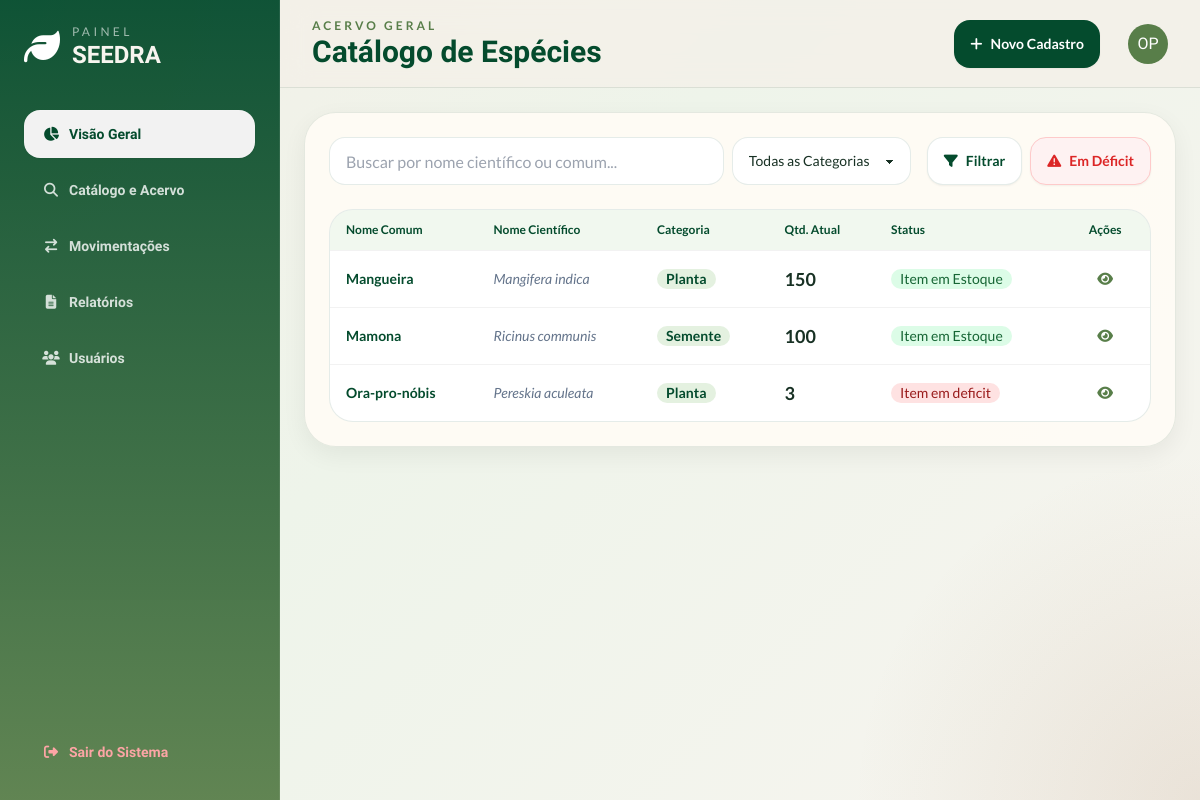
/catalogo (signed in), run on an earlier commit of the app's database.
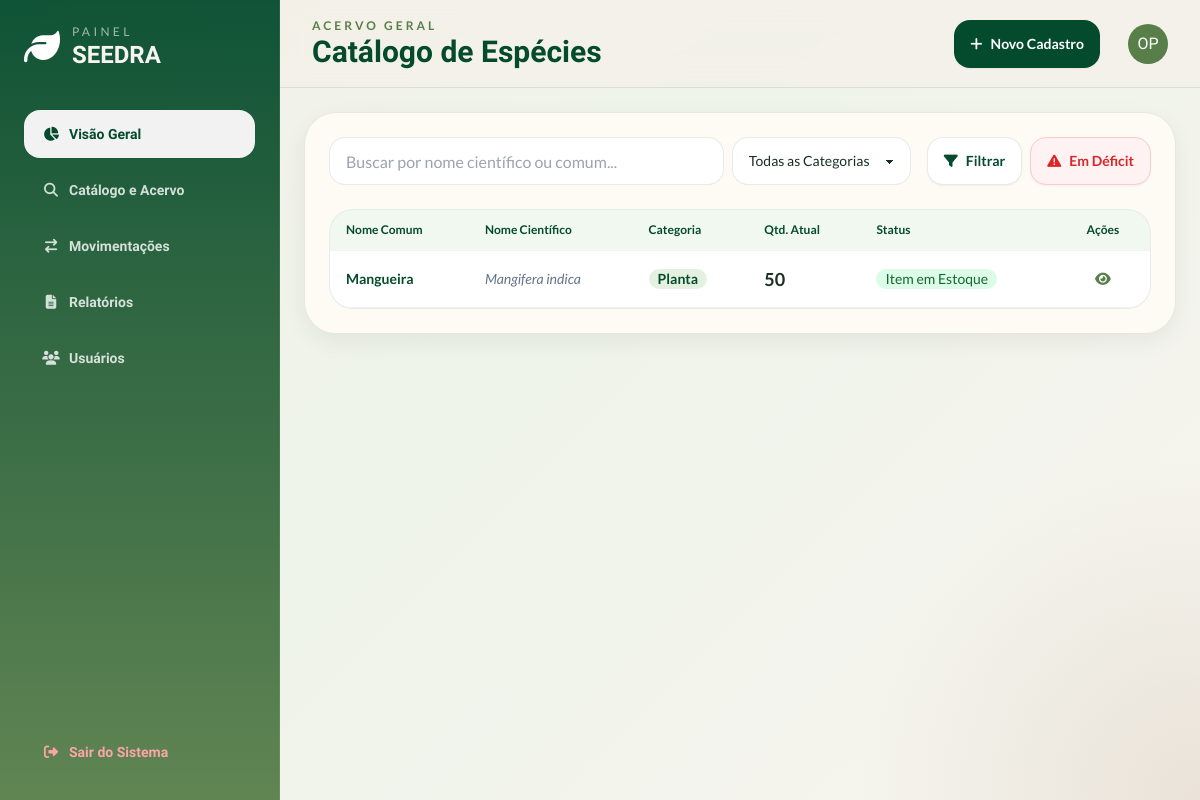
And on a later commit of the database.
### models.py (models this page shows)
class Item(db.Model):
    __tablename__= 'items'
    id = db.Column(db.Integer, primary_key = True)
    nome = db.Column(db.String(50), nullable = False, unique = True)
    quantidade = db.Column(db.Integer, nullable = True)
    n_cientifico = db.Column(db.String(50), nullable = False , unique = True)
    categoria = db.Column(db.String(20), nullable = False)
    deficit_limit = db.Column(db.Integer)
    obs = db.Column(db.Text)
    data_cadastro = db.Column(db.Date, nullable = False)
    movimentacoes = db.relationship('Movimentacao', backref = 'Item', lazy = True)
    def em_deficit(self):
        return self.quantidade < self.deficit_limit

### app.py (the view)
@app.route('/catalogo', methods=['GET'])
@login_required
def catalogo():
    itens = Item.query.all()
    itens_def = sum(1 for item in itens if item.em_deficit())
    return render_template('catalogo.html', itens=itens, itens_def=itens_def)

### app.py (called while the page is built)
def login_required(f):
  @wraps(f)
  def decorated_function(*args, **kwargs):
      if 'usuarios_id' not in session:
         flash("Faça login primeiro!", 'erro')
         return redirect(url_for('login'))
      return f(*args, **kwargs)
  return decorated_function

### templates/catalogo.html (shortened to what this page needs)
{% extends 'base.html' %}
{% block header_subtitle %}Acervo Geral{% endblock %}
{% block header_title %}Catálogo de Espécies{% endblock %}
{% block header_actions %}
<a href="{{ url_for('novo_item') }}" class="btn rounded-2xl border-0 bg-seedra-leafDark hover:bg-seedra-leafMid text-white font-lato">
    <i class="fa-solid fa-plus"></i> Novo Cadastro
</a>
{% endblock %}
{% block content %}
<section class="soft-card rounded-[2rem] p-6">
    <div class="flex flex-col md:flex-row gap-4 justify-between items-center mb-6">
        <div class="flex-1 w-full flex gap-2">
            <input type="text" placeholder="Buscar por nome científico ou comum..." class="input input-bordered rounded-2xl bg-white border-seedra-leafDark/10 w-full max-w-md font-lato" />
            <select class="select select-bordered rounded-2xl bg-white border-seedra-leafDark/10 font-lato">
                <option selected>Todas as Categorias</option>
            </select>
        </div>
        <div class="flex gap-2">
            <button class="btn rounded-2xl bg-white text-seedra-leafDark border border-seedra-leafDark/10 hover:bg-seedra-seedSand hover:border-seedra-seedSand shadow-sm font-lato">
                <i class="fa-solid fa-filter"></i> Filtrar
            </button>
            <button class="btn rounded-2xl bg-red-50 text-red-600 border border-red-200 hover:bg-red-100 hover:border-red-300 shadow-sm font-lato">
                <i class="fa-solid fa-triangle-exclamation"></i> Em Déficit
            </button>
        </div>
    </div>
    <div class="overflow-x-auto rounded-[1.5rem] border border-seedra-leafDark/10 bg-white">
        <table class="table font-lato">
            <thead class="bg-seedra-leafLight/10 text-seedra-leafDark">
                <tr>
                    <th>Nome Comum</th>
                    <th>Nome Científico</th>
                    <th>Categoria</th>
                    <th>Qtd. Atual</th>
                    <th>Status</th>
                    <th class="text-center">Ações</th>
                </tr>
            </thead>
            <tbody>
                {% for item in itens %}
                <tr>
                    <td class="font-bold text-seedra-leafDark">{{ item.nome }}</td>
                    <td class="italic text-slate-500">{{ item.n_cientifico }}</td>
                    <td><span class="badge border-0 bg-seedra-leafLight/20 text-seedra-leafDark font-bold">{{ item.categoria}}</span></td>
                    <td class="metric-value font-bold text-lg">{{ item.quantidade }}</td>
                    <td><span class="badge border-0 {% if item.em_deficit() %} bg-red-100 text-red-800 {% else %} bg-green-100 text-green-800 {% endif %}">
                        {% if item.em_deficit() %}
                            Item em deficit
                        {% else %}
                            Item em Estoque
                        {% endif %}
                    </span></td>
                    <td class="text-center">
                        <a href="{{ url_for('detalhes_item', id=item.id) }}" class="btn btn-sm btn-ghost text-seedra-leafMid rounded-xl"><i class="fa-solid fa-eye"></i></a>
                    </td>
                </tr>
                {% endfor %}
            </tbody>
        </table>
    </div>
</section>
{% endblock %}

### templates/base.html (shortened to what this page needs)
<!DOCTYPE html>
<html lang="pt-BR" data-theme="light">
<head>
  <link rel="stylesheet" href="/static/css/style.css" />
  <script src="https://cdn.tailwindcss.com"></script>
  <link href="https://cdn.jsdelivr.net/npm/daisyui@4.12.10/dist/full.min.css" rel="stylesheet" type="text/css" />
  <link rel="stylesheet" href="https://cdnjs.cloudflare.com/ajax/libs/font-awesome/6.4.0/css/all.min.css">
</head>
<body class="font-sans">
  <div class="dashboard-shell">
    <aside class="sidebar p-5 lg:p-6 flex flex-col gap-6">
      <div class="flex items-center gap-3">
        <i class="fa-solid fa-leaf text-4xl text-white"></i>
        <div>
          <p class="text-xs uppercase tracking-[0.28em] text-white/60 font-lato">Painel</p>
          <h1 class="text-2xl font-extrabold leading-tight">SEEDRA</h1>
        </div>
      </div>
      <nav class="space-y-2 mt-4">
        <a href="{{ url_for('dashboard') }}" class="btn btn-block justify-start bg-white/14 hover:bg-white/20 hover:text-white text-seedra-leafDark border-white/10 rounded-2xl"><i class="fa-solid fa-chart-pie w-5"></i> Visão Geral</a>
        <a href="{{ url_for('catalogo') }}" class="btn btn-block justify-start btn-ghost text-white/80 hover:bg-white/10 rounded-2xl"><i class="fa-solid fa-magnifying-glass w-5"></i> Catálogo e Acervo</a>
        <a href="{{ url_for('movimentacao') }}" class="btn btn-block justify-start btn-ghost text-white/80 hover:bg-white/10 rounded-2xl"><i class="fa-solid fa-arrow-right-arrow-left w-5"></i> Movimentações</a>
        <a href="{{ url_for('relatorios') }}" class="btn btn-block justify-start btn-ghost text-white/80 hover:bg-white/10 rounded-2xl"><i class="fa-solid fa-file-lines w-5"></i> Relatórios</a>
        <a href="{{ url_for('usuarios') }}" class="btn btn-block justify-start btn-ghost text-white/80 hover:bg-white/10 rounded-2xl"><i class="fa-solid fa-users w-5"></i> Usuários</a>
      </nav>
      <div class="mt-auto">
        <a href="{{ url_for('logout') }}" class="btn btn-block justify-start btn-ghost text-red-300 hover:bg-red-500/20 hover:text-red-100 rounded-2xl"><i class="fa-solid fa-right-from-bracket w-5"></i> Sair do Sistema</a>
      </div>
    </aside>
    <header class="topbar px-5 lg:px-8 flex items-center justify-between gap-4">
      <div>
        <p class="text-xs uppercase tracking-[0.25em] text-seedra-leafMid font-semibold font-lato">{% block header_subtitle %}SEEDRA{% endblock %}</p>
        <h2 class="text-2xl md:text-3xl font-extrabold text-seedra-leafDark">{% block header_title %}Painel de Controle{% endblock %}</h2>
      </div>
      <div class="flex items-center gap-3">
        {% block header_actions %}{% endblock %}
        <div class="avatar placeholder ml-4">
          <div class="bg-seedra-leafMid text-white rounded-full w-10">
            <span>OP</span>
          </div>
        </div>
      </div>
    </header>
    <main class="main">
      {% block content %}
      {% endblock %}
    </main>
  </div>
</body>
</html>

### static/css/style.css (style rules this page uses)
:root { --leaf-dark: #044b2d; --leaf-mid: #587e49; --leaf-light: #78b863; --seed-brown: #9a774c; --seed-sand: #ddd1ae; --seed-mist: #d9d6cc; --deep-forest: #001500; --stone: #888784; --cloud: #d9d9d9; --surface: rgba(249, 248, 243, 0.78); --surface-strong: rgba(255, 252, 246, 0.9); --line: rgba(4, 75, 45, 0.10); }
html, body { height: 100%; overflow: hidden; scroll-behavior: smooth; }
body { font-family: 'Balsamiq Sans', sans-serif; background: radial-gradient(circle at top left, rgba(120,184,99,0.18), transparent 20%), radial-gradient(circle at bottom right, rgba(154,119,76,0.14), transparent 24%), linear-gradient(135deg, #f4f0e8 0%, #eef4ea 40%, #f7f4ef 100%); color: #183124; }
.dashboard-shell { display: grid; grid-template-columns: 280px 1fr; grid-template-rows: 88px 1fr; height: 100dvh; }
.sidebar { grid-row: 1 / -1; overflow-y: auto; background: linear-gradient(180deg, rgba(4,75,45,0.95), rgba(88,126,73,0.94)); color: #f7f5ef; border-right: 1px solid rgba(255,255,255,0.08); }
.topbar { grid-column: 2; position: sticky; top: 0; z-index: 10; background: rgba(244, 240, 232, 0.78); backdrop-filter: blur(14px); border-bottom: 1px solid var(--line); }
.main { grid-column: 2; overflow-y: auto; padding: 1.5rem; }
.soft-card { background: var(--surface-strong); border: 1px solid var(--line); box-shadow: 0 8px 24px rgba(0, 21, 0, 0.06); }
.metric-value { font-variant-numeric: tabular-nums lining-nums; }

What changed in the data, as far as the page shows it:
removed Item: nome "Mamona", n_cientifico "Ricinus communis", categoria "Semente", quantidade "100", deficit_limit "Item em Estoque"
removed Item: nome "Ora-pro-nóbis", n_cientifico "Pereskia aculeata", categoria "Planta", quantidade "3", deficit_limit "Item em deficit"
changed Item "Mangueira": quantidade "150" → "50"
